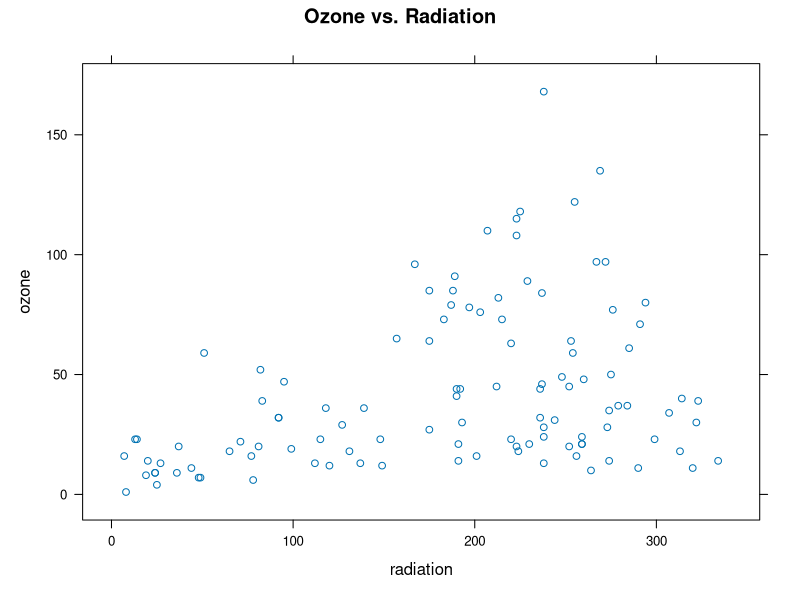
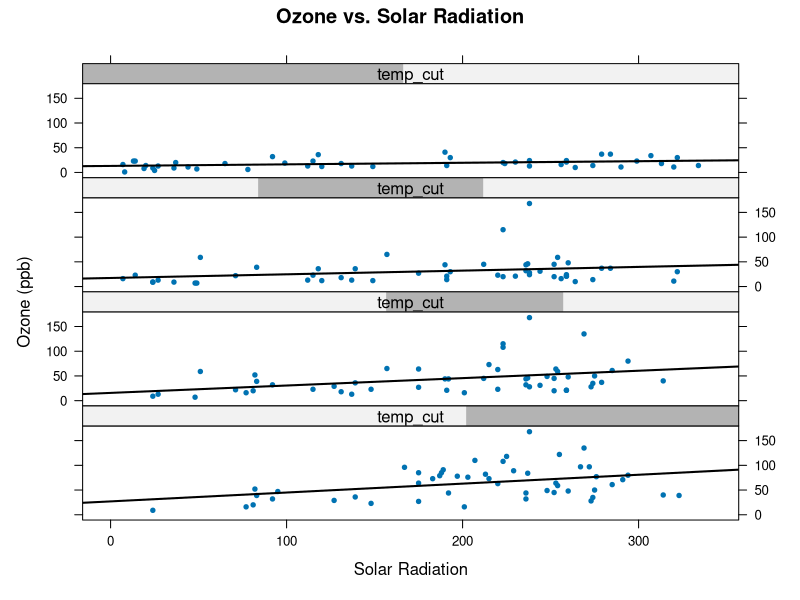
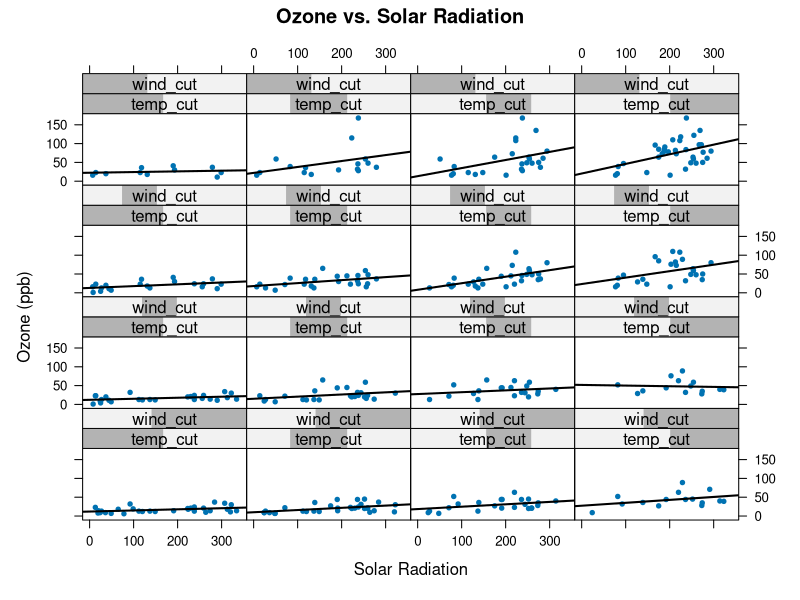
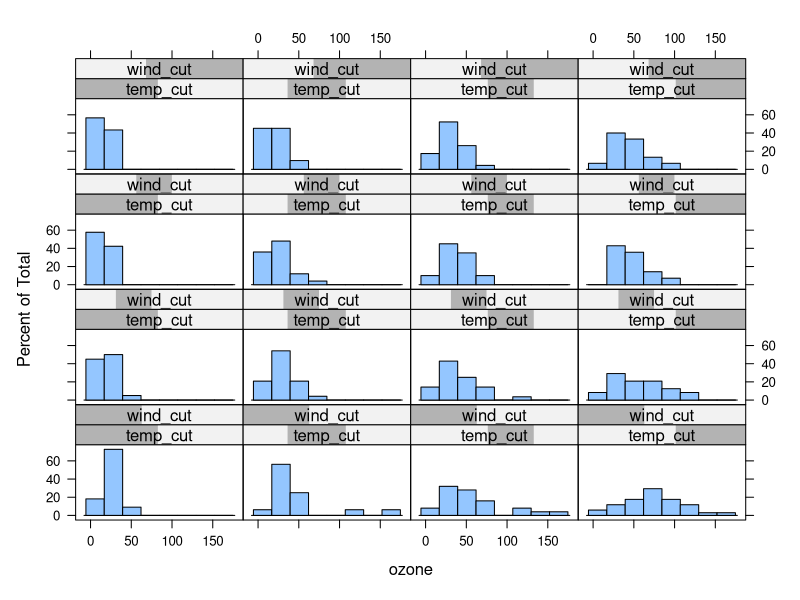

Here is the R script that generated these plots, in order:
# Load libraries
library(lattice)

# Load data
data(environmental)

# Plot ozone and radiation relationship
xyplot(ozone ~ radiation, data = environmental, main = "Ozone vs. Radiation")

# Plot ozone and radiation relationship, faceted by temperature
temp_cut <- equal.count(environmental$temperature, 4)

xyplot(ozone ~ radiation | temp_cut, 
       data = environmental, layout = c(1, 4), 
       as.table = TRUE,
       pch = 20,
       panel = function(x, y, ...) {
         panel.xyplot(x, y, ...)
         fit <- lm(y ~ x)
         panel.abline(fit, lwd = 2)
       }, xlab = "Solar Radiation", ylab = "Ozone (ppb)",
       main = "Ozone vs. Solar Radiation")

# Plot ozone and radiation relationship, faceted by temperature and wind
wind_cut <- equal.count(environmental$wind, 4)

xyplot(ozone ~ radiation | temp_cut * wind_cut, 
       data = environmental, 
       as.table = TRUE,
       pch = 20,
       panel = function(x, y, ...) {
         panel.xyplot(x, y, ...)
         fit <- lm(y ~ x)
         panel.abline(fit, lwd = 2)
       }, xlab = "Solar Radiation", ylab = "Ozone (ppb)",
       main = "Ozone vs. Solar Radiation")

# Save png
png(filename = "ozone-and-solar-radiation.png", width = 600, height = 600)

# Basic histogram
histogram(~ ozone | temp_cut * wind_cut, data = environmental)
